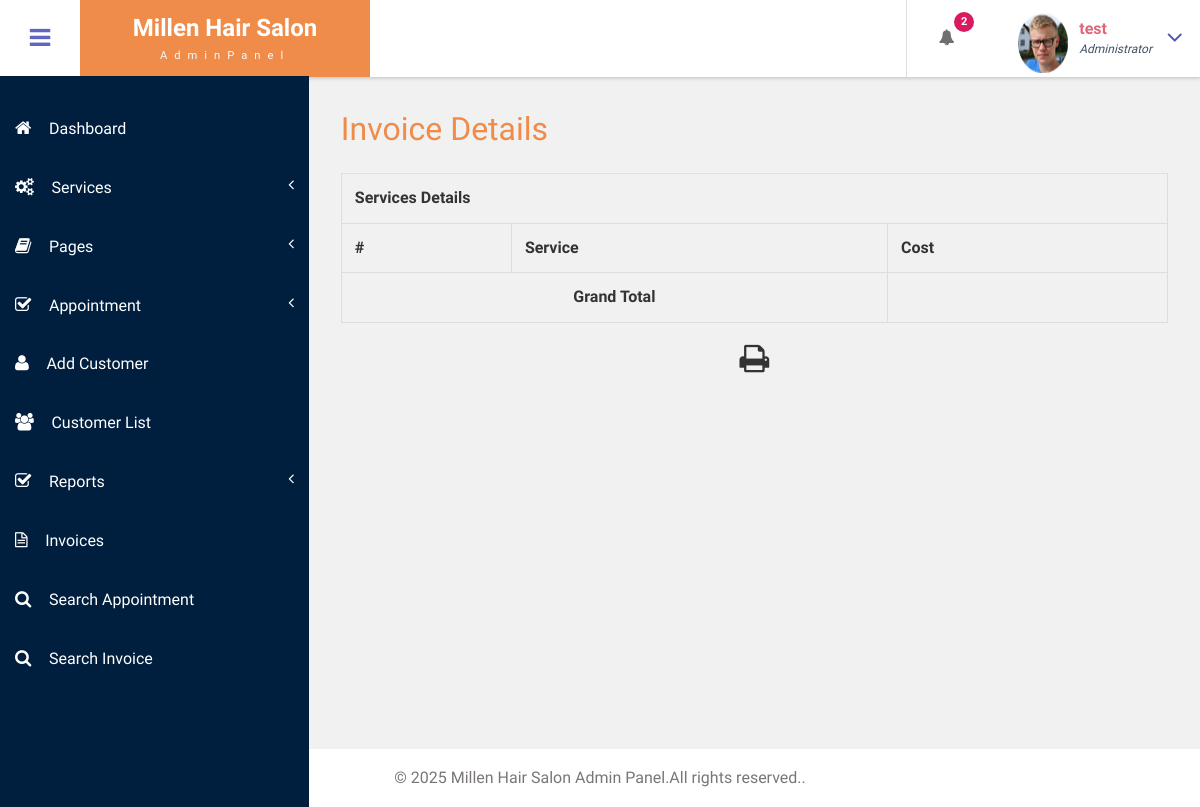
/bpms/admin/view-invoice.php?invoiceid=675208601 (signed in), run on an earlier commit of the app's database.
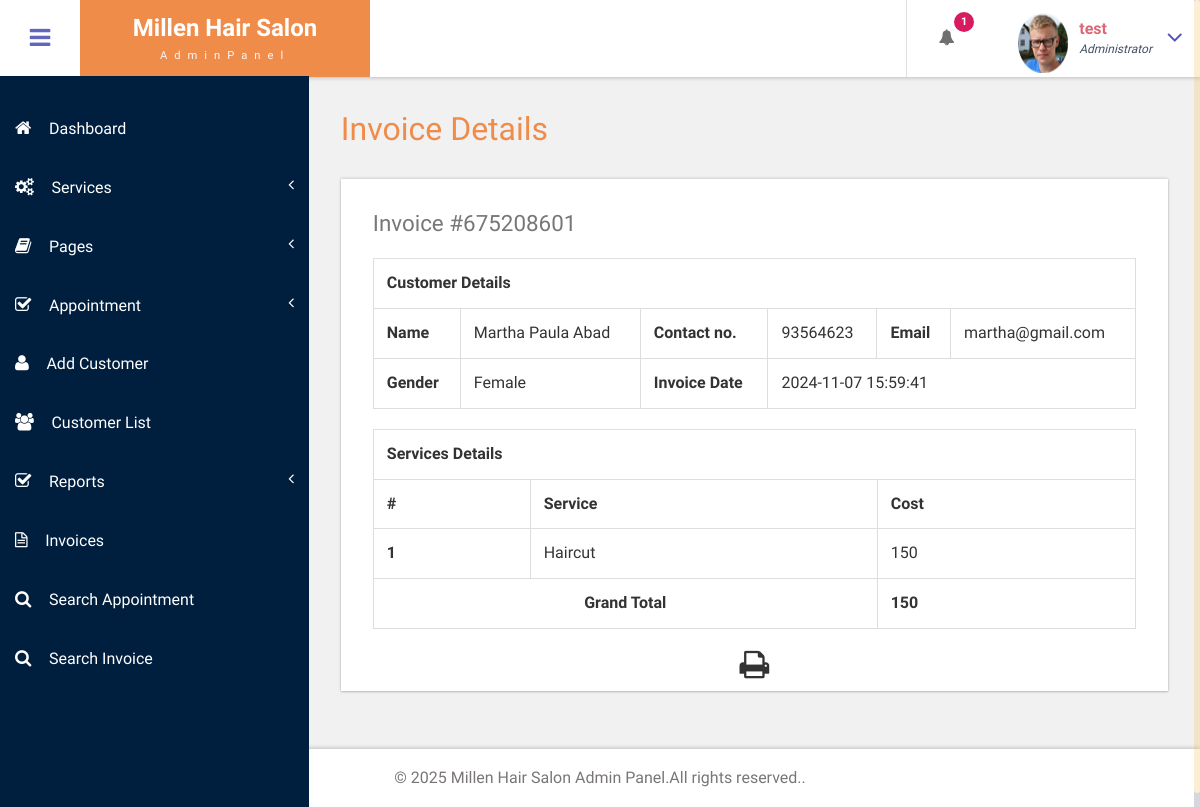
And on a later commit of the database.
### tables this page shows
CREATE TABLE `tblservices` (
  `ID` int(10) NOT NULL,
  `ServiceName` varchar(200) DEFAULT NULL,
  `Cost` int(10) DEFAULT NULL,
  `CreationDate` timestamp NULL DEFAULT current_timestamp()
);

### bpms/admin/view-invoice.php (the view, shortened to what this page needs)
<?php
include('includes/dbconnection.php');
if (strlen($_SESSION['bpmsaid']==0)) {
  header('location:logout.php');
  } else{
  ?>
<!DOCTYPE HTML>
<html>
<head>
<link href="css/bootstrap.css" rel='stylesheet' type='text/css' />
<link href="css/style.css" rel='stylesheet' type='text/css' />
<link href="css/font-awesome.css" rel="stylesheet">
<link href="css/animate.css" rel="stylesheet" type="text/css" media="all">
<link href="css/custom.css" rel="stylesheet">
</head>
<body class="cbp-spmenu-push">
	<div class="main-content">
		 <?php include_once('includes/sidebar.php');?>
		 <?php include_once('includes/header.php');?>
		<div id="page-wrapper">
			<div class="main-page">
				<div class="tables" id="exampl">
					<h3 class="title1">Invoice Details</h3>
	<?php
	$invid=intval($_GET['invoiceid']);
$ret=mysqli_query($con,"select DISTINCT  tblinvoice.PostingDate,tblcustomers.Name,tblcustomers.Email,tblcustomers.MobileNumber,tblcustomers.Gender
	from  tblinvoice
	join tblcustomers on tblcustomers.ID=tblinvoice.Userid
	where tblinvoice.BillingId='$invid'");
while ($row=mysqli_fetch_array($ret)) {
?>
					<div class="table-responsive bs-example widget-shadow">
						<h4>Invoice #<?php echo $invid;?></h4>
						<table class="table table-bordered" width="100%" border="1">
<tr>
<th colspan="6">Customer Details</th>
</tr>
							 <tr>
								<th>Name</th>
								<td><?php echo $row['Name']?></td>
								<th>Contact no.</th>
								<td><?php echo $row['MobileNumber']?></td>
								<th>Email </th>
								<td><?php echo $row['Email']?></td>
							</tr>
							 <tr>
								<th>Gender</th>
								<td><?php echo $row['Gender']?></td>
								<th>Invoice Date</th>
								<td colspan="3"><?php echo $row['PostingDate']?></td>
							</tr>
<?php }?>
</table>
<table class="table table-bordered" width="100%" border="1">
<tr>
<th colspan="3">Services Details</th>
</tr>
<tr>
<th>#</th>
<th>Service</th>
<th>Cost</th>
</tr>
<?php
$ret=mysqli_query($con,"select tblservices.ServiceName,tblservices.Cost
	from  tblinvoice
	join tblservices on tblservices.ID=tblinvoice.ServiceId
	where tblinvoice.BillingId='$invid'");
$cnt=1;
while ($row=mysqli_fetch_array($ret)) {
	?>
<tr>
<th><?php echo $cnt;?></th>
<td><?php echo $row['ServiceName']?></td>
<td><?php echo $subtotal=$row['Cost']?></td>
</tr>
<?php
$cnt=$cnt+1;
$gtotal+=$subtotal;
} ?>
<tr>
<th colspan="2" style="text-align:center">Grand Total</th>
<th><?php echo $gtotal?></th>
</tr>
</table>
  <p style="margin-top:1%"  align="center">
  <i class="fa fa-print fa-2x" style="cursor: pointer;"  OnClick="CallPrint(this.value)" ></i>
</p>
					</div>
				</div>
			</div>
		</div>
		 <?php include_once('includes/footer.php');?>
	</div>
</body>
</html>
<?php }  ?>

### bpms/admin/includes/header.php (shortened to what this page needs)
<div class="sticky-header header-section ">
      <div class="header-left">
        <button id="showLeftPush"><i class="fa fa-bars"></i></button>
        <div class="logo">
          <a href="dashboard.php">
            <h1> Millen Hair Salon</h1>
            <span>AdminPanel</span>
          </a>
        </div>
      </div>
      <div class="header-right">
        <div class="profile_details_left">
          <ul class="nofitications-dropdown">
            <?php
$ret1=mysqli_query($con,"select ID,Name from  tblappointment where Status=''");
$num=mysqli_num_rows($ret1);
?>
            <li class="dropdown head-dpdn">
              <a href="#" class="dropdown-toggle" data-toggle="dropdown" aria-expanded="false"><i class="fa fa-bell"></i><span class="badge blue"><?php echo $num;?></span></a>
            </li>
          </ul>
          <div class="clearfix"> </div>
        </div>
        <div class="profile_details">
        <?php
$adid=$_SESSION['bpmsaid'];
$ret=mysqli_query($con,"select AdminName from tbladmin where ID='$adid'");
$row=mysqli_fetch_array($ret);
$name=$row['AdminName'];
?>
          <ul>
            <li class="dropdown profile_details_drop">
              <a href="#" class="dropdown-toggle" data-toggle="dropdown" aria-expanded="false">
                <div class="profile_img">
                  <span class="prfil-img"><img src="images/3.png" alt="" width="50" height="60"> </span>
                  <div class="user-name">
                    <p><?php echo $name; ?></p>
                    <span>Administrator</span>
                  </div>
                  <i class="fa fa-angle-down lnr"></i>
                  <div class="clearfix"></div>
                </div>
              </a>
            </li>
          </ul>
        </div>
      </div>
      <div class="clearfix"> </div>
    </div>

What changed in the data, as far as the page shows it:
added tblservices: ServiceName "Haircut", Cost "150"
Also different on the page:
$num: "2" → "1"
$gtotal: (not shown) → "150"
new list line: "Invoice # 675208601 Customer Details Name Martha Paula Abad Contact no. 93564623 Email martha@gmail.com Gender Female Invoice Date 2024-11-07 15:59:41"
